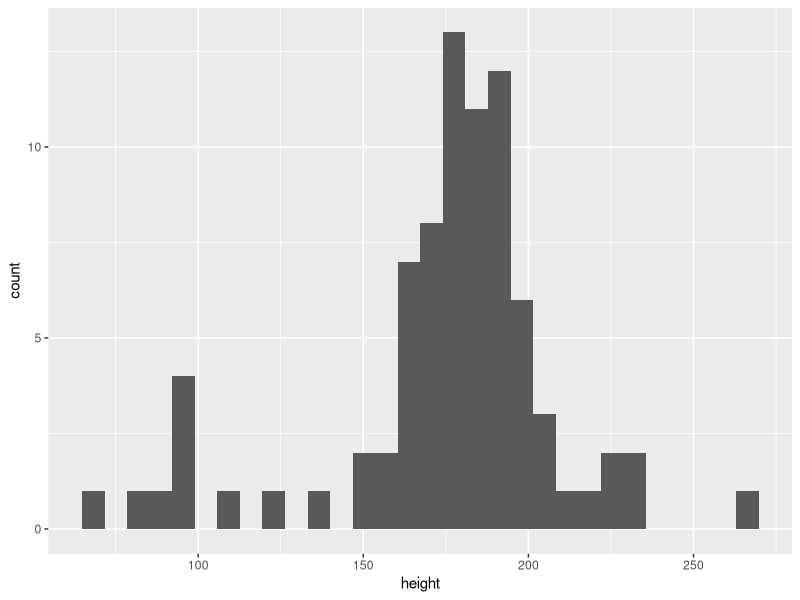
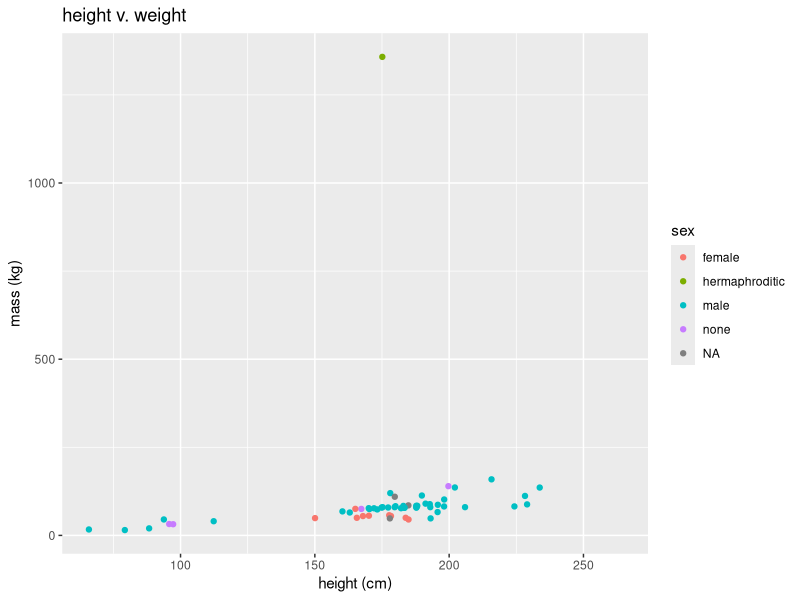

R code for these plots, in order:
## ---- chunk 1
library(tidyverse) 
## ---- chunk 2
    head(starwars)
## ---- chunk 3
    dim(starwars)
## ---- chunk 4
    ggplot(data = starwars, aes(x=height)) + 
      geom_histogram()
## ---- chunk 5
ggplot(data = starwars, aes(x=height, y=mass, color = sex)) + 
  geom_jitter() +
  labs(x = "height (cm)", y= "mass (kg)", title = "height v. weight")
## ---- chunk 6
mean_height <- mean(starwars$height, na.rm = TRUE)
mean_height
sd_height <- sd(starwars$height, na.rm = TRUE)
sd_height

# na.rm = FALSE: not to remove NA value / TRUE: remove NA value
